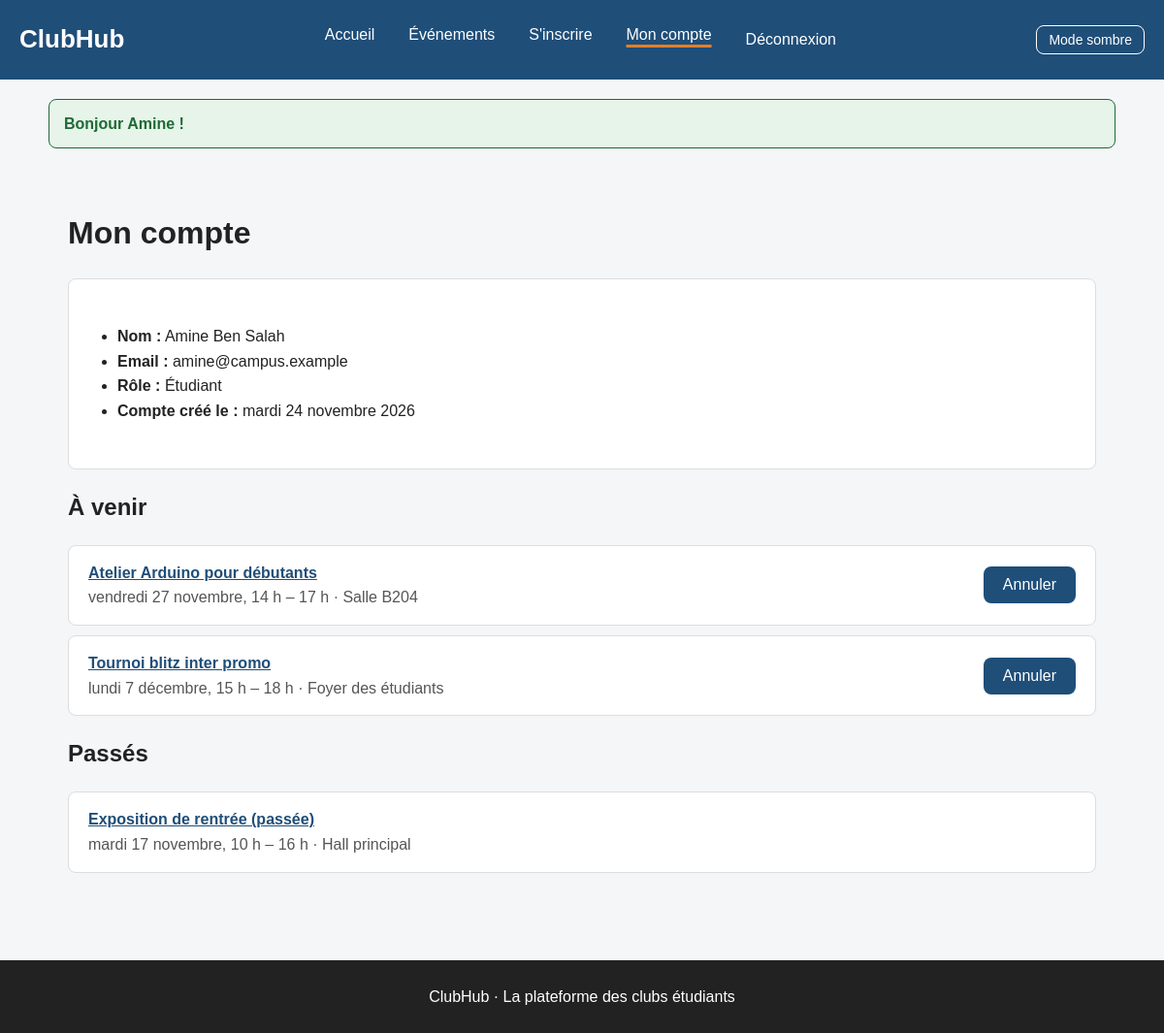
Screenshot of /compte.php (signed in) with the database file from the repository.
### tables this page shows
CREATE TABLE users (
    id            INT UNSIGNED NOT NULL AUTO_INCREMENT PRIMARY KEY,
    name          VARCHAR(100) NOT NULL,
    email         VARCHAR(255) NOT NULL UNIQUE,
    password_hash VARCHAR(255) NOT NULL,
    role          ENUM('student', 'organizer') NOT NULL DEFAULT 'student',
    created_at    DATETIME NOT NULL DEFAULT CURRENT_TIMESTAMP
);

CREATE TABLE registrations (
    id         INT UNSIGNED NOT NULL AUTO_INCREMENT PRIMARY KEY,
    user_id    INT UNSIGNED NOT NULL,
    event_id   INT UNSIGNED NOT NULL,
    motivation VARCHAR(300) NOT NULL DEFAULT '',
    created_at DATETIME NOT NULL DEFAULT CURRENT_TIMESTAMP,
    CONSTRAINT fk_reg_user  FOREIGN KEY (user_id)  REFERENCES users(id)  ON DELETE CASCADE,
    CONSTRAINT fk_reg_event FOREIGN KEY (event_id) REFERENCES events(id) ON DELETE CASCADE,
    CONSTRAINT uq_user_event UNIQUE (user_id, event_id)    
);

CREATE TABLE events (
    id          INT UNSIGNED NOT NULL AUTO_INCREMENT PRIMARY KEY,
    club        VARCHAR(100) NOT NULL,
    title       VARCHAR(200) NOT NULL,
    description TEXT NOT NULL,
    place       VARCHAR(100) NOT NULL,
    starts_at   DATETIME NOT NULL,
    ends_at     DATETIME NOT NULL,
    capacity    INT UNSIGNED NOT NULL,
    program     TEXT NOT NULL,    
    bring       TEXT NOT NULL     
);

### includes/auth.php (called while the page is built, shortened)
<?php
function currentUser(): ?array
{
    $id = $_SESSION['user_id'] ?? null;
    $user = findUserById($id);
    return $user;
}
function requireLogin(): array
{
    $user = currentUser();
    if ($user !== null) {
        return $user;
    }
}

### includes/db.php (called while the page is built)
<?php
function db(): PDO
{
    static $pdo = null;
    if ($pdo === null) {
        $config = require __DIR__ . '/../config.php';
        $dsn = sprintf(
            'mysql:host=%s;port=%d;dbname=%s;charset=utf8mb4',
            $config['host'],
            $config['port'],
            $config['name']
        );
        $pdo = new PDO($dsn, $config['user'], $config['password'], [
            PDO::ATTR_ERRMODE => PDO::ERRMODE_EXCEPTION,
            PDO::ATTR_DEFAULT_FETCH_MODE => PDO::FETCH_ASSOC,
            PDO::ATTR_EMULATE_PREPARES => false,
        ]);
    }
    return $pdo;
}

### includes/users.php (called while the page is built, shortened)
<?php
function castUser(array|false $user): ?array
{
    $user['id'] = (int) $user['id'];
    return $user;
}
function findUserById(int $id): ?array
{
    $stmt = db()->prepare('SELECT ' . USER_COLUMNS . ' FROM users WHERE id = :id');
    $stmt->execute(['id' => $id]);
    return castUser($stmt->fetch());
}

### includes/functions.php (called while the page is built, shortened)
<?php
function e(string|int|float|null $value): string
{
    return htmlspecialchars((string) ($value ?? ''), ENT_QUOTES, 'UTF-8');
}
function formatDate(string $datetime, bool $withYear = false): string
{
    static $days = ['dimanche', 'lundi', 'mardi', 'mercredi', 'jeudi', 'vendredi', 'samedi'];
    static $months = ['janvier', 'février', 'mars', 'avril', 'mai', 'juin', 'juillet',
                      'août', 'septembre', 'octobre', 'novembre', 'décembre'];
    $d = new DateTimeImmutable($datetime);
    $text = $days[(int) $d->format('w')] . ' ' . $d->format('j') . ' ' . $months[(int) $d->format('n') - 1];
    return $withYear ? $text . ' ' . $d->format('Y') : $text;
}
function formatHour(string $datetime): string
{
    $d = new DateTimeImmutable($datetime);
    $minutes = (int) $d->format('i');
    return $d->format('G') . ' h' . ($minutes > 0 ? ' ' . $d->format('i') : '');
}
function formatTimeRange(string $start, string $end): string
{
    return formatHour($start) . ' – ' . formatHour($end);
}

### includes/registrations.php (called while the page is built, shortened)
<?php
function registrationsOfUser(int $userId): array
{
    $stmt = db()->prepare(
        'SELECT e.id, e.club, e.title, e.place, e.starts_at, e.ends_at,
                r.motivation, r.created_at AS registered_at,
                (e.starts_at >= NOW()) AS is_upcoming
         FROM registrations r
         JOIN events e ON e.id = r.event_id
         WHERE r.user_id = :user
         ORDER BY e.starts_at'
    );
    $stmt->execute(['user' => $userId]);
    return array_map(function (array $row): array {
        $row['id'] = (int) $row['id'];
        $row['is_upcoming'] = (bool) $row['is_upcoming'];
        return $row;
    }, $stmt->fetchAll());
}

### compte.php (the view, shortened to what this page needs)
<?php
$user = requireLogin();
$roles = ['student' => 'Étudiant', 'organizer' => 'Organisateur'];
$roleLabel = $roles[$user['role']] ?? $user['role'];
$upcoming = [];
$past = [];
foreach (registrationsOfUser((int) $user['id']) as $registration) {
    if ($registration['is_upcoming']) {
        $upcoming[] = $registration;
    } else {
        $past[] = $registration;
    }
}
require __DIR__ . '/includes/header.php';
?>
  <main>
    <h1>Mon compte</h1>
    <section class="event-detail">
      <ul class="facts">
        <li><strong>Nom :</strong> <?= e($user['name']) ?></li>
        <li><strong>Email :</strong> <?= e($user['email']) ?></li>
        <li><strong>Rôle :</strong> <?= e($roleLabel) ?></li>
        <li><strong>Compte créé le :</strong> <?= e(formatDate($user['created_at'], true)) ?></li>
      </ul>
    </section>
    <section>
      <h2>À venir</h2>
      <?php if (count($upcoming) === 0) : ?>
        <p class="empty-message">Vous n'êtes inscrit à aucun événement à venir. <a href="evenements.php">Voir les événements</a></p>
      <?php else : ?>
        <ul class="my-registrations">
          <?php foreach ($upcoming as $event) : ?>
            <li class="my-registration">
              <div>
                <a href="evenement.php?id=<?= e($event['id']) ?>"><?= e($event['title']) ?></a>
                <p class="meta"><?= e(formatDate($event['starts_at'])) ?>, <?= e(formatTimeRange($event['starts_at'], $event['ends_at'])) ?> · <?= e($event['place']) ?></p>
              </div>
              <form action="annuler.php" method="post">
                <button type="submit">Annuler</button>
              </form>
            </li>
          <?php endforeach; ?>
        </ul>
      <?php endif; ?>
    </section>
    <section>
      <h2>Passés</h2>
      <?php if (count($past) === 0) : ?>
        <p class="empty-message">Aucun événement passé.</p>
      <?php else : ?>
        <ul class="my-registrations">
          <?php foreach ($past as $event) : ?>
            <li class="my-registration">
              <div>
                <a href="evenement.php?id=<?= e($event['id']) ?>"><?= e($event['title']) ?></a>
                <p class="meta"><?= e(formatDate($event['starts_at'])) ?>, <?= e(formatTimeRange($event['starts_at'], $event['ends_at'])) ?> · <?= e($event['place']) ?></p>
              </div>
            </li>
          <?php endforeach; ?>
        </ul>
      <?php endif; ?>
    </section>
  </main>
<?php require __DIR__ . '/includes/footer.php'; ?>

### css/style.css (style rules this page uses)
:root { --bleu: #1f4e79; --bleu-fonce: #173a5c; --orange: #e67e22; --blanc: #ffffff; --gris-clair: #f4f6f8; --gris: #dddddd; --gris-texte: #555555; --sombre: #222222; --entete: #1f4e79; --texte-clair: #ffffff; --pied: #222222; --ligne-paire: #f0f0f0; --bordure-champ: #aaaaaa; --erreur: #b00020; --succes-fond: #e6f4ea; --succes-texte: #1e6b34; --info-fond: #e3effa; --info-texte: #1f4e79; --erreur-fond: #fdeaea; --rayon: 8px; --espacement: 20px; --largeur-max: 1100px; }
* { box-sizing: border-box; }
html { overflow-x: hidden; }
body { margin: 0; font-family: Arial, Helvetica, sans-serif; background-color: var(--gris-clair); color: var(--sombre); line-height: 1.6; }
main { width: 100%; max-width: var(--largeur-max); margin: 0 auto; padding: 40px var(--espacement); }
.button, button { display: inline-block; background-color: var(--bleu); color: var(--texte-clair); border: none; border-radius: var(--rayon); padding: 10px 20px; text-decoration: none; cursor: pointer; font-size: 16px; }
.event-detail { background-color: var(--blanc); border: 1px solid var(--gris); border-radius: var(--rayon); padding: 30px; flex: 2; }
.facts { padding-left: 20px; }
.my-registrations { list-style: none; padding: 0; margin: 0; }
.my-registration { display: flex; justify-content: space-between; align-items: center; gap: var(--espacement); background-color: var(--blanc); border: 1px solid var(--gris); border-radius: var(--rayon); padding: 15px var(--espacement); margin-bottom: 10px; }
.my-registration .meta { margin: 0; color: var(--gris-texte); }
.my-registration a { color: var(--bleu); font-weight: bold; }
.my-registration form { margin: 0; }

### rows the page displays
users: name "Amine Ben Salah", email "amine@campus.example", role "Étudiant", created_at "mardi 24 novembre 2026"
registrations: event.title "Atelier Arduino pour débutants", event.starts_at "vendredi 27 novembre", event.ends_at "14 h – 17 h", event.place "Salle B204"
registrations: event.title "Tournoi blitz inter promo", event.starts_at "lundi 7 décembre", event.ends_at "15 h – 18 h", event.place "Foyer des étudiants"
registrations: event.title "Exposition de rentrée (passée)", event.starts_at "mardi 17 novembre", event.ends_at "10 h – 16 h", event.place "Hall principal"

### other values shown
$flash['message'] "Bonjour Amine !"
